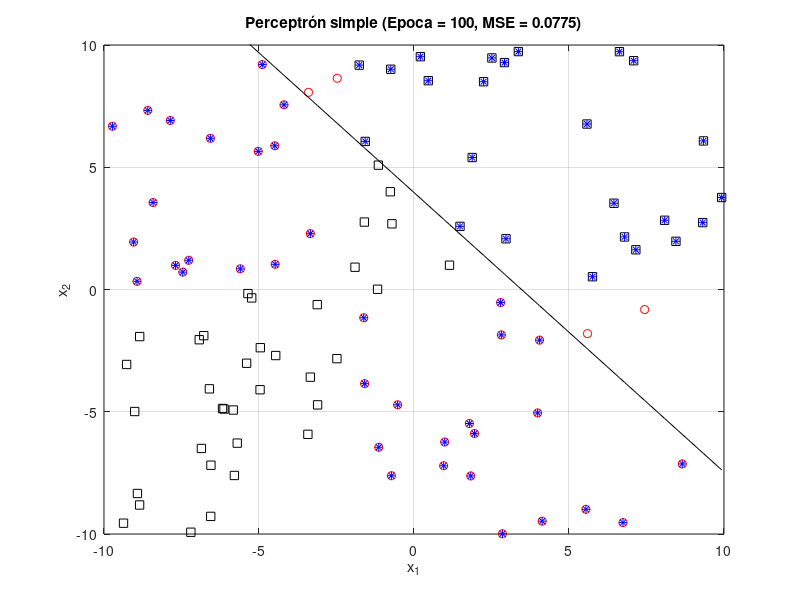
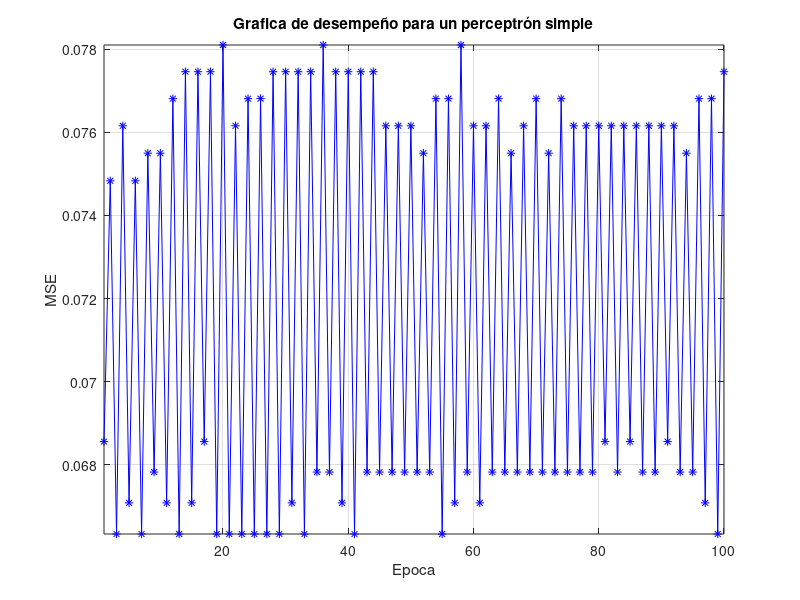

Recreate these plots in MATLAB, in order.
clc;
close all;
clear;

rng_mx = 10;
rng_mn = -10;
nm = 100;

x1 = (rng_mx-rng_mn)*rand(nm, 1)+rng_mn;
x2 = (rng_mx-rng_mn)*rand(nm, 1)+rng_mn;
xo = sort(x1);

rng_rng = rng_mx-rng_mn;
thx1 = rng_rng*rand(1)/2+rng_mn+rng_rng/4;
thx2 = rng_rng*rand(1)/2+rng_mn+rng_rng/4;

ids1 = x1>thx1;
ids2 = x2>thx2;
cls = (ids1&ids2)|(~ids1&~ids2);
id0 = cls==0;
id1 = ~id0;

vw = rand(3,1);
nep = 100;
n_ap = 1/abs(max([x1;x2]))-eps;
vMSE = zeros(1,nep);
for i1=1:nep
    u = [x1 x2 ones(nm,1)]*vw;
    fu = u>=0;
    err = cls-fu;
    vMSE(i1) = sqrt(err'*err)/nm;
    id_err = err~=0;
    
    y1 = -xo*vw(1)/vw(2)-vw(3)/vw(2);
    dvw = n_ap*([x1'; x2'; ones(1,nm)]*err);
    vw = vw+dvw;

    figure(1);
    plot(x1(id0), x2(id0), 'ro');
    axis([rng_mn, rng_mx, rng_mn, rng_mx])
    hold on;
    plot(x1(id1), x2(id1), 'ks');
    plot(x1(id_err), x2(id_err), 'b*');
    plot(xo, y1, 'k-');
    xlabel('x_1');
    ylabel('x_2');
    grid on;
    title(sprintf('Perceptrón simple (Epoca = %d, MSE = %.4f)', i1, vMSE(i1)));
    hold off;
    pause(0.1);

end

figure(2)
plot(1:nep,vMSE,'b*-');
axis([1, nep, min(vMSE), max(vMSE)]);
grid on;
ylabel('MSE');
xlabel('Epoca');
title('Grafica de desempeño para un perceptrón simple');